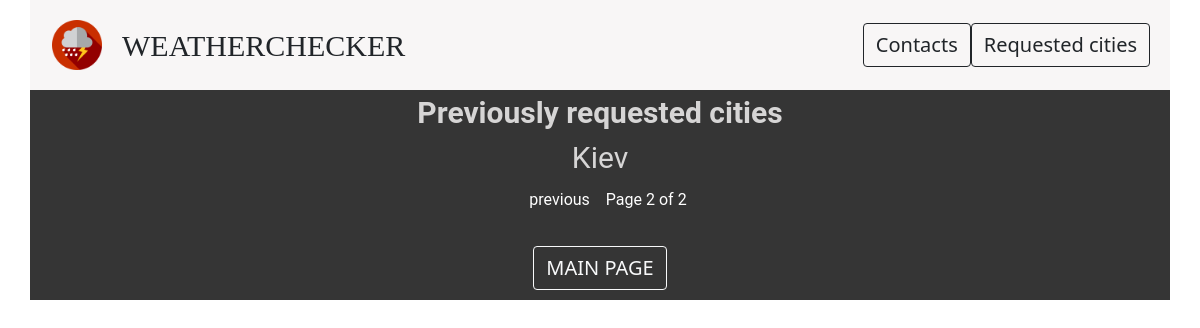
The app's page /completed_requests?page=2, older data.
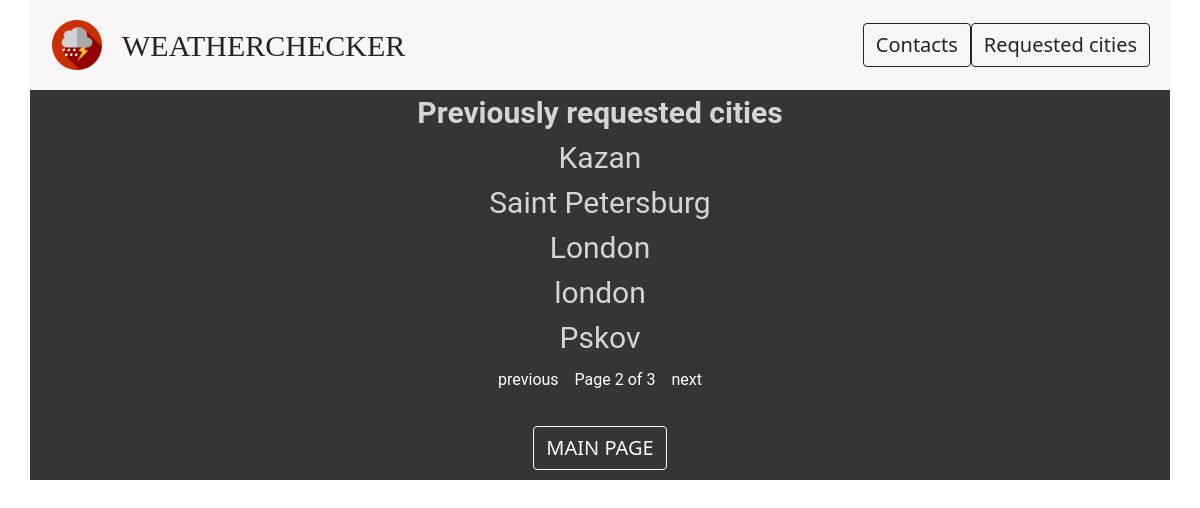
The same page, newer data.
### checker/models.py (models this page shows)
class WeatherStory(models.Model):
    city_name = models.CharField(max_length=250)
    current_temperature = models.DecimalField(max_digits=5, decimal_places=2)
    feels_like_temperature = models.DecimalField(max_digits=5, decimal_places=2)  # noqa
    wind_speed = models.DecimalField(max_digits=5, decimal_places=2)
    time_created = models.DateTimeField()
    def __str__(self):
        return self.city_name

### checker/views.py (the view)
def completed_requests(request):
    cities_list = WeatherStory.objects.all()
    paginator = Paginator(cities_list, settings.NUMBER)
    page_number = request.GET.get("page")
    try:
        page_cities = paginator.page(page_number)
    except PageNotAnInteger:
        page_cities = paginator.page(1)
    except EmptyPage:
        page_cities = paginator.page(paginator.num_pages)
    return render(
        request, "checker/cities_on_page.html", {"page_cities": page_cities}  # noqa
    )

### checker/templates/checker/cities_on_page.html (shortened to what this page needs)
{% extends 'checker/main.html' %}
{% load static %}
{% block content %}
    <div class="container background2">
        <div class="box7 mission1">
            <div style="font-weight: 700; width: 70%" class="box8"> Previously requested cities </div>
            {% for city in page_cities %}
            <div style="width: 70%" class="box8"> {{ city }} </div>
            {% endfor %}
        </div>
        <p class="box7">
            {% if page_cities.has_previous %}
                <a href="?page={{ page_cities.previous_page_number }}" style="color: white" class="nav-link">previous</a>
            {% endif %}
            <span class="box10">
                Page {{ page_cities.number }} of {{ page_cities.paginator.num_pages }}
            </span>
            {% if page_cities.has_next %}
                <a href="?page={{ page_cities.next_page_number }}" style="color: white" class="nav-link">next</a>
            {% endif %}
        </p>
        <div class="box4">
        <a href="{% url 'main' %}" class="btn btn-outline-light">MAIN PAGE</a>
        </div>
    </div>
{% endblock %}

### checker/templates/checker/main.html (shortened to what this page needs)
{% load static %}
<!DOCTYPE html>
<html lang="en">
<head>
    <link rel="stylesheet" href="{% static 'checker/css/reset.css' %}">
    <link rel="stylesheet" href="{% static 'checker/css/bootstrap.css' %}">
    <link rel="stylesheet" href="{% static 'checker/css/style.css' %}">
</head>
<body>
    <div class="container box1 background">
        <div class="box2">
            <img src="{% static 'checker/img/cloud.png' %}" class="cloud" alt="">
            <div class="logo">WEATHERCHECKER</div>
        </div>
        <div class="box3">
            <a href="{% url 'contacts' %}" class="btn btn-outline-dark" >Contacts</a>
            <a href="{% url 'completed_requests' %}" class="btn btn-outline-dark" >Requested cities</a>
        </div>
    </div>
    {% block content %}
    {% endblock %}
</body>
</html>

### checker/static/checker/css/style.css (style rules this page uses)
.background { background-color: #f8f6f6; }
.background2 { background-color: #353535; }
.cloud { width: 50px; }
.box1 { display: flex; height: 90px; align-items: center; justify-content: space-between; padding-right: 20px; }
.box2 { display: flex; justify-content: space-between; align-items: center; height: 75px; flex-direction: row; margin-left: 10px; }
.box3 { display: flex; justify-content: center; align-items: center; }
.box4 { display: flex; flex-direction: column; justify-content: flex-end; align-items: center; padding: 10px; }
.box7 { display: flex; flex-direction: row; justify-content: center; font-family: Roboto, serif; flex-wrap: wrap; }
.box8 { display: flex; flex-direction: row; justify-content: center; }
.btn { font-size: 20px; }
.logo { font-family: BigNoodleTitling, serif; font-size: 30px; margin-left: 20px; }
.mission1 { font-size: 30px; color: #d6d5d5; }
.box10 { display: flex; align-items: center; flex-direction: row; color: white; font-family: Roboto, serif; }

Row changes from the older to the newer data that the page shows:
removed WeatherStory: city_name "Kiev"
added WeatherStory: city_name "Kazan"
added WeatherStory: city_name "Saint Petersburg"
added WeatherStory: city_name "London"
added WeatherStory: city_name "london"
added WeatherStory: city_name "Pskov"
Text that changed along with them:
{{ page_cities.paginator.num_pages }}: "2" → "3"
text now shown: "next"
